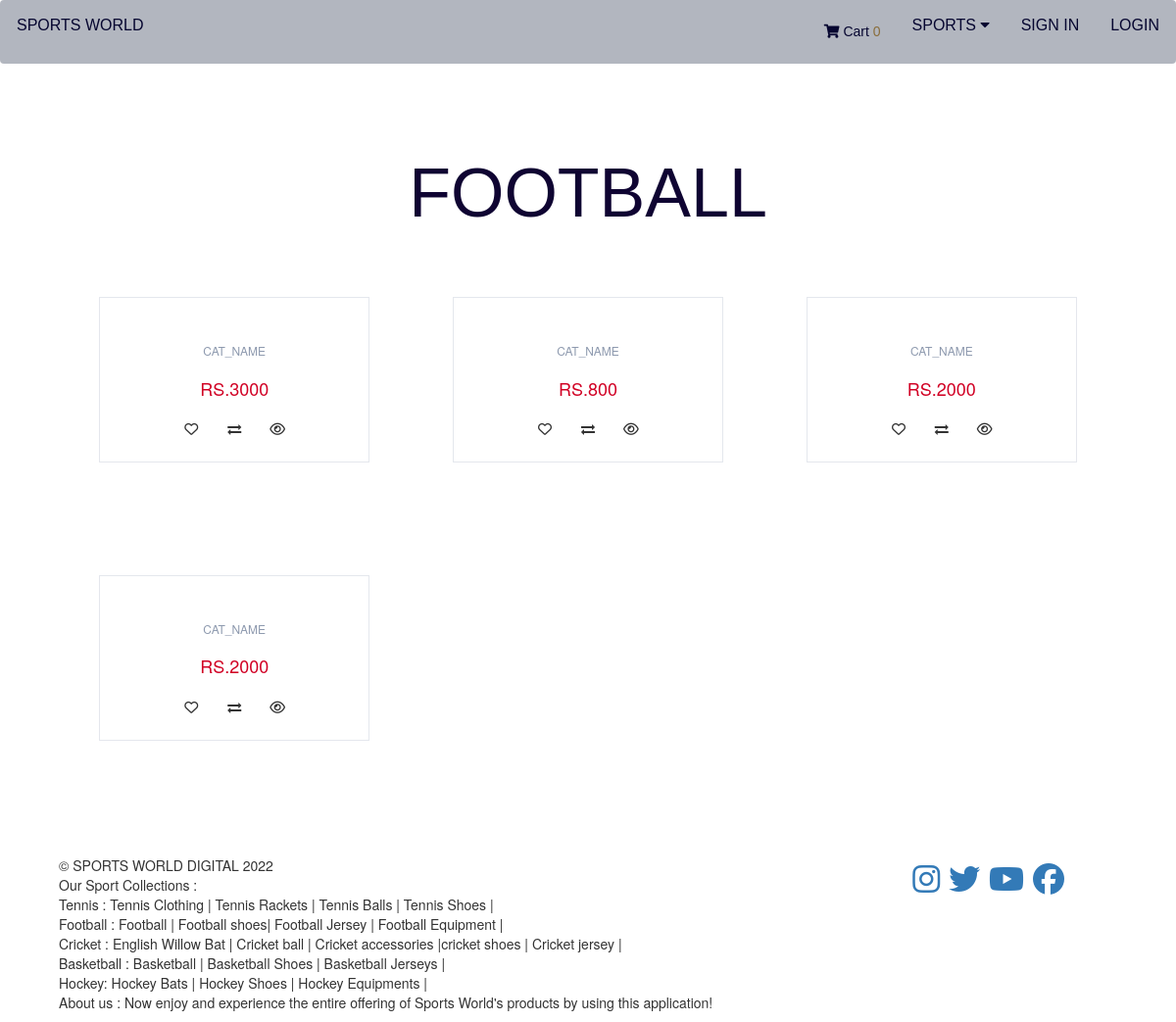
The app's page /football.php with its own data.
### tables this page shows
CREATE TABLE `prdt` (
  `prdt_id` varchar(10) NOT NULL,
  `prdt_name` varchar(100) DEFAULT NULL,
  `prdt_specs` varchar(200) DEFAULT NULL,
  `qty_in_stock` int(11) DEFAULT NULL,
  `price` int(11) DEFAULT NULL,
  `catg_id` varchar(10) DEFAULT NULL,
  `sport_name` varchar(100) NOT NULL
);

### football.php (the view, shortened to what this page needs)
<!DOCTYPE html>
<html lang="en">
<head>
  <link rel="stylesheet" href="styles.css">
		<link type="text/css" rel="stylesheet" href="css/bootstrap.min.css"/>
		<link rel="stylesheet" href="css/font-awesome.min.css">
</head>
<body>
<div class="body">
<?php
include 'head.php';
?>
<div class="row" >
      <div class="small-12">
      <div class="product-display" style="margin:6%;" >
      <h1>FOOTBALL</h1>
      <?php
      $product_query = "SELECT * FROM prdt where sport_name='football'";
      $run_query = mysqli_query($con,$product_query);
      if(mysqli_num_rows($run_query) > 0)
      {
        while($row = mysqli_fetch_array($run_query))
        {
          $pro_id    = $row['id'];
          $pro_title = $row['product_name'];
          $pro_price = $row['price'];
          $pro_image = $row['product_image'];
          echo "
          <div class='col-md-4 col-xs-6' style=' padding:4%;' >
          <form action='cricket.php' method='post'>
            <a href='product.php?p=$pro_id'>
            <div class='product'>
              <div class='product-img'>
                <img src='new images/$pro_image' style='max-height:170px;' alt=''>
              </div></a>
              <div class='product-body'>
              <p>$pro_id</p>
                <p class='product-category'>cat_name</p>
                <h3 class='product-name header-cart-item-name'><a href='product.php?p=$pro_id'>$pro_title</a></h3>
                <h4 class='product-price header-cart-item-info'>RS.$pro_price</h4>
                <div class='product-btns'>
                  <button class='add-to-wishlist'><i class='fa fa-heart-o'></i><span class='tooltipp'>add to wishlist</span></button>
                  <button class='add-to-compare'><i class='fa fa-exchange'></i><span class='tooltipp'>add to compare</span></button>
                  <button class='quick-view'><i class='fa fa-eye'></i><span class='tooltipp'>quick view</span></button>
                </div>
              </div>
              <div class='add-to-cart'>
              <button type=\"submit\" class=\"btn btn-warning my-3\" name=\"add\">Add to Cart <i class=\"fas fa-shopping-cart\"></i></button>
              <input type='hidden' name='product_id' value='$pro_id'>
              </div>
            </div>
            </form>
          </div> ";
        }
      }
?>
 </body>
 <?php include 'footer.php';?>
</html>

### styles.css (style rules this page uses)
.product { position: relative; margin: 15px 0px; -webkit-box-shadow: 0px 0px 0px 0px #E4E7ED, 0px 0px 0px 1px #E4E7ED; box-shadow: 0px 0px 0px 0px #E4E7ED, 0px 0px 0px 1px #E4E7ED; -webkit-transition: 0.2s all; transition: 0.2s all; }
.product .product-img { position: relative; }
.product .product-body { position: relative; padding: 15px; background-color: #FFF; text-align: center; z-index: 20; }
.product .product-body .product-category { text-transform: uppercase; font-size: 12px; color: #8D99AE; }
.product .product-body .product-price { color: #D10024; font-size: 18px; }
.product .product-body .product-btns>button { position: relative; width: 40px; height: 40px; line-height: 40px; background: transparent; border: none; -webkit-transition: 0.2s all; transition: 0.2s all; }
.product .add-to-cart { position: absolute; left: 1px; right: 1px; bottom: 1px; padding: 15px; background: #1e1f29; text-align: center; -webkit-transform: translateY(0%); -ms-transform: translateY(0%); transform: translateY(0%); -webkit-transition: 0.2s all; transition: 0.2s all; z-index: 2; }
.product-display h1 { color: rgb(15, 4, 50); text-align: center; font-family: 'Franklin Gothic Medium', 'Arial Narrow', Arial, sans-serif; font-size: 500%; }

### records on screen
prdt: price "3000"
prdt: price "800"
prdt: price "2000"
prdt: price "2000"
